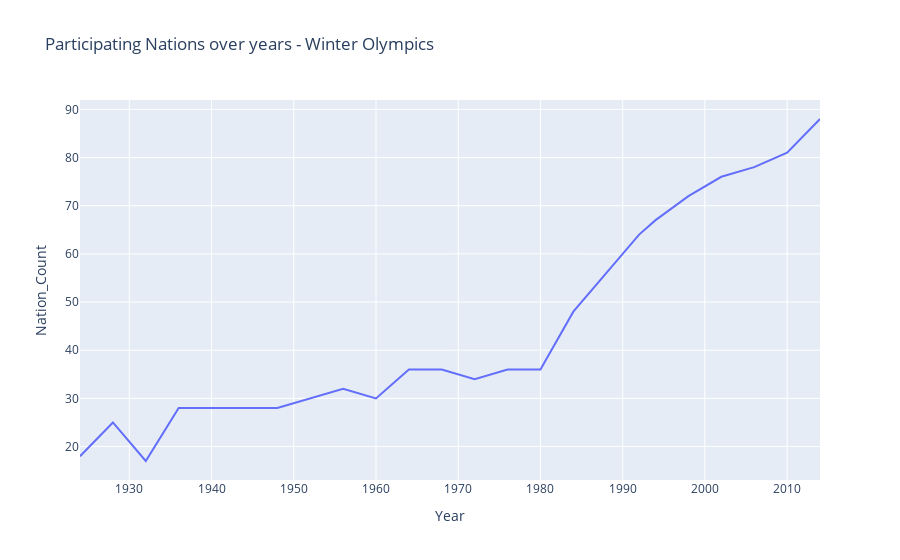

The code cell stored with this chart in its notebook:
### Code cell
fig = px.line(nations_over_time_w, y = "Nation_Count", x = "Year", title = "Participating Nations over years - Winter Olympics")
fig.show()

### Figure 1 — Plotly figure (JSON) as saved in the notebook; plotly's stock layout.template omitted (floating-point values rounded to 4 significant figures)
{"data": [{"hovertemplate": "Year=%{x}<br>Nation_Count=%{y}<extra></extra>", "legendgroup": "", "line": {"color": "#636efa", "dash": "solid"}, "marker": {"symbol": "circle"}, "mode": "lines", "name": "", "orientation": "v", "showlegend": false, "type": "scatter", "x": [1924, 1928, 1932, 1936, 1948, 1952, 1956, 1960, 1964, 1968, 1972, 1976, 1980, 1984, 1988, 1992, 1994, 1998, 2002, 2006, 2010, 2014], "xaxis": "x", "y": [18, 25, 17, 28, 28, 30, 32, 30, 36, 36, 34, 36, 36, 48, 56, 64, 67, 72, 76, 78, 81, 88], "yaxis": "y"}], "layout": {"autosize": true, "legend": {"tracegroupgap": 0}, "title": {"text": "Participating Nations over years - Winter Olympics"}, "xaxis": {"anchor": "y", "autorange": true, "domain": [0, 1], "range": [1924, 2014], "title": {"text": "Year"}, "type": "linear"}, "yaxis": {"anchor": "x", "autorange": true, "domain": [0, 1], "range": [13.06, 91.94], "title": {"text": "Nation_Count"}, "type": "linear"}}}
